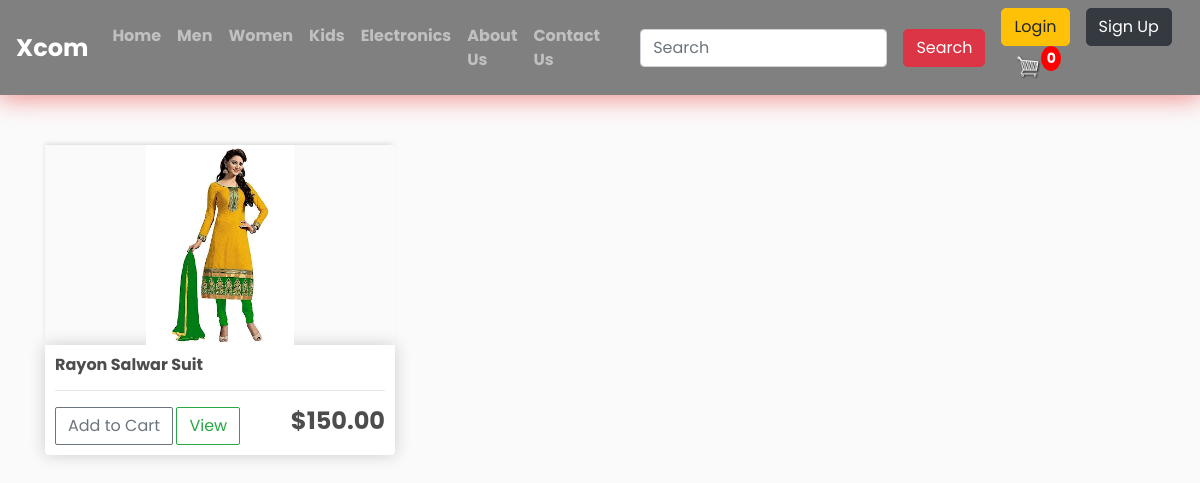
Screenshot of /women/ with the database file from the repository.
### store/models.py (models this page shows, shortened)
class Product(models.Model):
    name = models.CharField(max_length=100, null=True)
    category = models.ForeignKey(Category, on_delete=models.CASCADE,blank=True,null=True)
    desc= models.TextField(max_length=450,default='description')
    price = models.DecimalField(max_digits=7, decimal_places=2)
    digital = models.BooleanField(default=False,null=True,blank=False)
    image = models.ImageField(null=True,blank=True)
    @property
    def imageURL(self):
        try:
            url = self.image.url
        except:
            url = ''
        return url

### store/views.py (the view)
# urls.py: path('women/', views.women, name="women"),
def women(request):
     data = cartData(request)
     cartItems = data['cartItems']
     order = data['order']
     items = data['items']
     products = Product.objects.filter(category=4)
     context = {'items':items, 'order':order, 'cartItems':cartItems, 'products': products}
     return render(request,'store/women.html', context)

### store/utils.py (called while the page is built, shortened)
def cookieCart(request):
    try:
        cart = json.loads(request.COOKIES['cart'])
    except:
        cart = {}
    print('Cart:', cart)
    items = []
    order = {'get_cart_total':0, 'get_cart_items': 0,'shipping': False}
    cartItems = order['get_cart_items']
    return {'cartItems': cartItems,'order': order, 'items': items}

def cartData(request):
    if request.user.is_authenticated:
        customer = request.user.customer
        order,created = Order.objects.get_or_create(customer=customer,complete=False)
        items = order.orderitem_set.all()
        cartItems = order.get_cart_items
    else:
        cookieData = cookieCart(request)
        cartItems = cookieData['cartItems']
        order = cookieData['order']
        items = cookieData['items']
    return {'cartItems':cartItems,'order':order, 'items':items}

### store/templates/store/women.html (shortened to what this page needs)
{% extends 'store/main.html' %}
{% load static %}
{% block content %}
<div class="container">
	<div class="row" style="margin-top:40px;">
		{% for product in products %}
		<div class="col-lg-4">
			<img class="thumbnail" src="{{product.imageURL}}">
			<div class="box-element product">
				<h6><strong>{{product.name}}</strong></h6>
				<hr>
				<button data-product={{product.id}} data-action="add" class="btn btn-outline-secondary add-btn update-cart">Add to Cart</button>
				<a class="btn btn-outline-success" href="{% url 'product_view' product.name %}">View</a>
				<h4 style="display: inline-block; float: right"><strong>${{product.price|floatformat:2}}</strong></h4>
			</div>
		</div>
		{% endfor %}
	</div>
</div>
{% endblock content %}

### static/css/main.css (style rules this page uses)
* { margin: 0; padding: 0; box-sizing: border-box; }
body { background-color: hsl(0, 0%, 98%); font-weight: bold; font-family: 'Poppins', sans-serif; }
h1,h2,h3,h4,h5,h6 { color:hsl(0, 0%, 30%); }
.box-element { box-shadow:hsl(0, 0%, 80%) 0 0 16px; background-color: #fff; border-radius: 4px; justify-content: center; padding: 10px; }
.thumbnail { width: 100%; height: 200px; -webkit-box-shadow: -1px -3px 5px -2px rgba(214,214,214,1); -moz-box-shadow: -1px -3px 5px -2px rgba(214,214,214,1); box-shadow: -1px -3px 5px -2px rgba(214,214,214,1); }
.product { border-radius: 0 0 4px 4px; }
.col-lg-4, .col-lg-6, .col-lg-8, .col-lg-12 { margin-top: 10px; }
.btn { border-radius: 2px; }

### rows the page displays
Product: imageURL (picture), name "Rayon Salwar Suit", price "150.00"

### other values shown
{{ cartItems }} "0"
